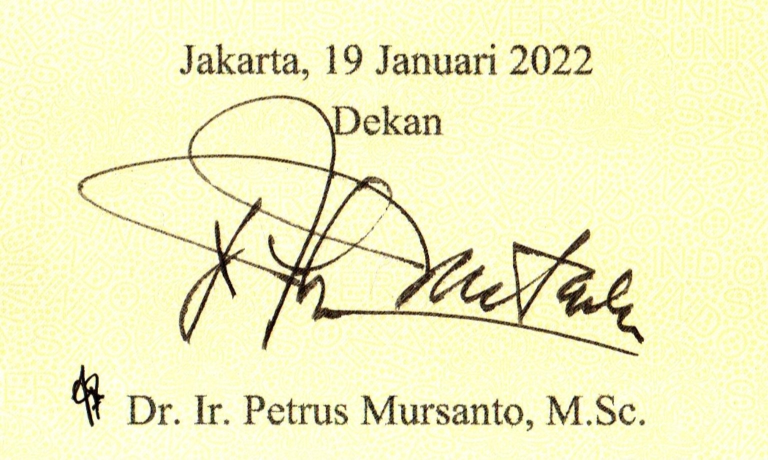
#> input picture data/test/present/present_1.jpg, 1536 x 919 px (shown at 1/2 size)
$ python signature_detector.py
#> lines starting #> are read from the running program, lines starting #| are printed output that depends on the picture; after the words box and inside, x2 and y2 are one past the last pixel; in counts of white or black regions, pixels touching at a corner belong together
from pathlib import Path
import csv
import cv2
import numpy as np
import shutil

BASE_DIR = Path(__file__).resolve().parent.parent
PRESENT_DIR = BASE_DIR / "data" / "test" / "present"
ABSENT_DIR = BASE_DIR / "data" / "test" / "absent"
OUTPUT_DIR = BASE_DIR / "outputs"

GLOBAL_T = 180
RATIO_LIMIT = 0.03
OTSU_MAX_RATIO = 0.18
LOW_VARIATION = 5.0

# ROI relatif terhadap gambar input.
# Gambar yang diberikan sudah berupa crop area tanda tangan.
ROI_X1, ROI_Y1 = 0.03, 0.26
ROI_X2, ROI_Y2 = 0.88, 0.72


def crop_signature_area(image):
    h, w = image.shape[:2]
    x1, x2 = int(ROI_X1 * w), int(ROI_X2 * w)
    y1, y2 = int(ROI_Y1 * h), int(ROI_Y2 * h)
    return image[y1:y2, x1:x2]


def morphology(binary):
    kernel = cv2.getStructuringElement(cv2.MORPH_ELLIPSE, (3, 3))
    result = cv2.morphologyEx(binary, cv2.MORPH_OPEN, kernel, iterations=1)
    result = cv2.morphologyEx(result, cv2.MORPH_CLOSE, kernel, iterations=1)
    return result


def segment(gray):
    # Global threshold
    _, global_bin = cv2.threshold(
        gray, GLOBAL_T, 255, cv2.THRESH_BINARY_INV
    )
    global_morph = morphology(global_bin)

    # Otsu threshold
    otsu_t, otsu_bin = cv2.threshold(
        gray, 0, 255, cv2.THRESH_BINARY_INV + cv2.THRESH_OTSU
    )
    otsu_morph = morphology(otsu_bin)

    global_ratio = cv2.countNonZero(global_morph) / global_morph.size
    otsu_ratio = cv2.countNonZero(otsu_morph) / otsu_morph.size

    # Otsu dapat menjadi tidak wajar pada ROI kosong/hampir seragam.
    # Dalam kondisi tersebut digunakan hasil global.
    if gray.std() < LOW_VARIATION or otsu_ratio > OTSU_MAX_RATIO:
        selected_name = "Global (fallback)"
        selected = global_morph
    else:
        selected_name = "Otsu"
        selected = otsu_morph

    return {
        "global_raw": global_bin,
        "global": global_morph,
        "otsu_raw": otsu_bin,
        "otsu": otsu_morph,
        "global_threshold": GLOBAL_T,
        "otsu_threshold": float(otsu_t),
        "global_foreground": cv2.countNonZero(global_morph),
        "global_ratio": global_ratio,
        "otsu_foreground": cv2.countNonZero(otsu_morph),
        "otsu_ratio": otsu_ratio,
        "selected_method": selected_name,
        "selected": selected,
    }


def analyze_image(path, expected):
    image = cv2.imread(str(path))
    if image is None:
        raise ValueError(f"Gagal membaca gambar: {path}")

    roi = crop_signature_area(image)
    gray = cv2.cvtColor(roi, cv2.COLOR_BGR2GRAY)
    result = segment(gray)

    selected_foreground = cv2.countNonZero(result["selected"])
    selected_ratio = selected_foreground / result["selected"].size
    prediction = (
        "SIGNATURE PRESENT"
        if selected_ratio >= RATIO_LIMIT
        else "SIGNATURE ABSENT"
    )

    return {
        "file": path.name,
        "expected": expected,
        "prediction": prediction,
        "selected_method": result["selected_method"],
        "global_threshold": result["global_threshold"],
        "otsu_threshold": round(result["otsu_threshold"], 2),
        "global_foreground": result["global_foreground"],
        "global_ratio": round(result["global_ratio"], 4),
        "otsu_foreground": result["otsu_foreground"],
        "otsu_ratio": round(result["otsu_ratio"], 4),
        "selected_foreground": selected_foreground,
        "selected_ratio": round(selected_ratio, 4),
    }, gray, result


def save_comparison(path, expected, output_path):
    image = cv2.imread(str(path))
    roi = crop_signature_area(image)
    gray = cv2.cvtColor(roi, cv2.COLOR_BGR2GRAY)
    result = segment(gray)

    panels = [
        ("Grayscale", gray),
        ("Global threshold", result["global_raw"]),
        ("Otsu threshold", result["otsu_raw"]),
        ("Otsu + morphology", result["otsu"]),
    ]

    height, width = gray.shape
    panel_images = []
    for title, panel in panels:
        if panel.ndim == 2:
            panel = cv2.cvtColor(panel, cv2.COLOR_GRAY2BGR)
        panel = cv2.resize(panel, (width // 2, height // 2))
        cv2.putText(panel, title, (15, 30), cv2.FONT_HERSHEY_SIMPLEX,
                    0.75, (0, 0, 255), 2, cv2.LINE_AA)
        panel_images.append(panel)

    top = cv2.hconcat(panel_images[:2])
    bottom = cv2.hconcat(panel_images[2:])
    comparison = cv2.vconcat([top, bottom])

    cv2.imwrite(str(output_path), comparison)


def main():
    OUTPUT_DIR.mkdir(exist_ok=True)

    rows = []
    files = []

    for p in sorted(PRESENT_DIR.glob("*.jpg")):
        files.append((p, "SIGNATURE PRESENT"))
#> pass 2 of the loop in main, `for p in sorted(PRESENT_DIR.glob("*.jpg")):`:
#> pass 3 of the loop in main, `for p in sorted(PRESENT_DIR.glob("*.jpg")):`:

    for p in sorted(ABSENT_DIR.glob("*.jpg")):
        files.append((p, "SIGNATURE ABSENT"))
#> pass 2 of the loop in main, `for p in sorted(ABSENT_DIR.glob("*.jpg")):`:
#> pass 3 of the loop in main, `for p in sorted(ABSENT_DIR.glob("*.jpg")):`:

    for path, expected in files:
        row, _, _ = analyze_image(path, expected)
#> in analyze_image, image is the input picture: shape (919, 1536, 3); mean B, G, R 193, 240.2, 241.1
#> in segment, `_, global_bin = cv2.threshold( gray, GLOBAL_T, 255, cv2.THRESH_BINARY_..`:
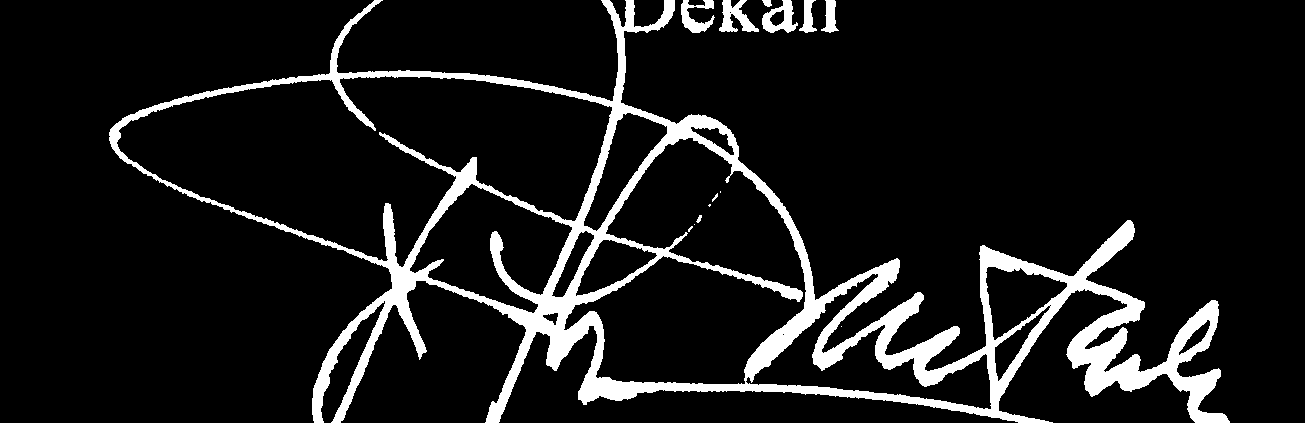
#> global_bin: shape (423, 1305); 10.2% white; 14 white regions (5 under 20 px), largest, box (x1, y1, x2, y2) and area: (109, 0, 1230, 423) 53801, (719, 0, 759, 32) 646, (762, 0, 798, 33) 600
#> in segment, `otsu_t, otsu_bin = cv2.threshold( gray, 0, 255, cv2.THRESH_BINARY_INV ..`: otsu_t = 161
#> in segment, `global_ratio = cv2.countNonZero(global_morph) / global_morph.size`: global_ratio = 0.102
#> in segment, `otsu_ratio = cv2.countNonZero(otsu_morph) / otsu_morph.size`: otsu_ratio = 0.0946
#> in analyze_image, `result = segment(gray)`: result = 12 items
#> in analyze_image, `selected_foreground = cv2.countNonZero(result["selected"])`: selected_foreground = 52234
#> in analyze_image, `selected_ratio = selected_foreground / result["selected"].size`: selected_ratio = 0.0946
#> in analyze_image, `prediction = ( "SIGNATURE PRESENT" if selected_ratio >= RATIO_LIMIT el..`: prediction = 'SIGNATURE PRESENT'
#> row = 12 items
        rows.append(row)
#> pass 2 of the loop in main, `for path, expected in files:`:
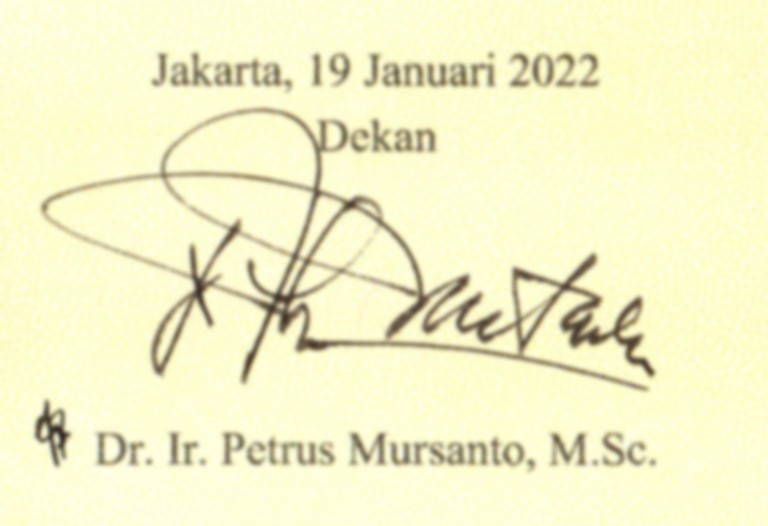
#> input picture data/test/present/present_2.jpg, 1536 x 1052 px (shown at 1/2 size)
#> in analyze_image, image is the input picture: shape (1052, 1536, 3); mean B, G, R 200.1, 242, 243.4
#> in segment (call 2), `_, global_bin = cv2.threshold( gray, GLOBAL_T, 255, cv2.THRESH_BINARY_..`:
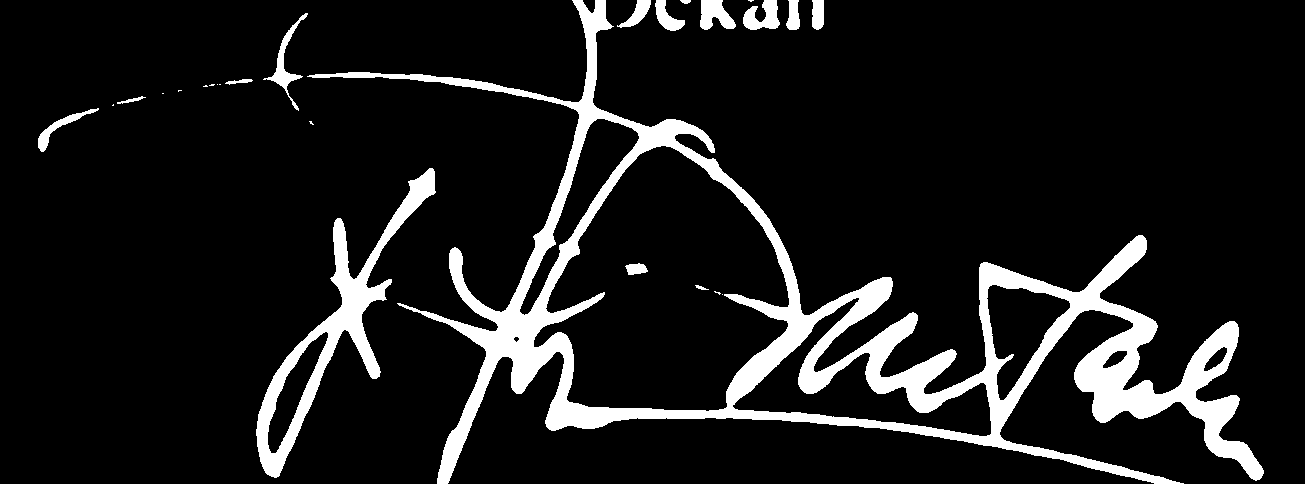
#> global_bin: shape (484, 1305); 10.8% white; 26 white regions (11 under 20 px), largest, box (x1, y1, x2, y2) and area: (307, 0, 1264, 484) 54582, (256, 168, 436, 478) 8724, (263, 13, 308, 111) 735
#> in segment (call 2), `otsu_t, otsu_bin = cv2.threshold( gray, 0, 255, cv2.THRESH_BINARY_INV ..`:
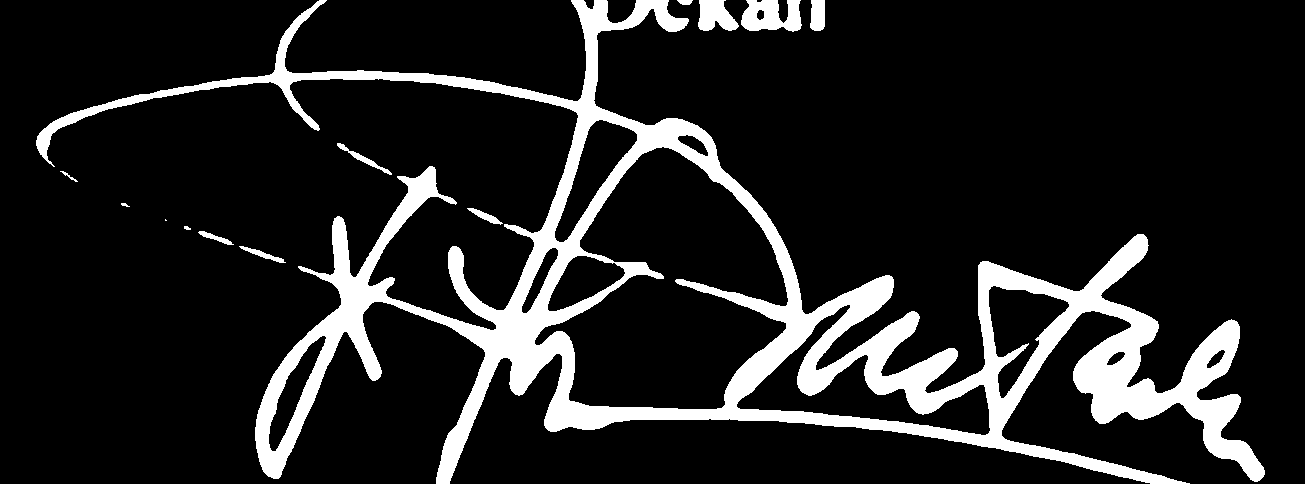
#> otsu_bin: shape (484, 1305); 13.6% white; 13 white regions (1 under 20 px), largest, box (x1, y1, x2, y2) and area: (36, 0, 1265, 484) 82105, (741, 0, 802, 32) 1422, (698, 0, 739, 31) 901
#> otsu_t = 196
#> global_ratio = 0.107
#> otsu_ratio = 0.136
#> selected_foreground = 85786
#> selected_ratio = 0.136
#> pass 3 of the loop in main, `for path, expected in files:`:
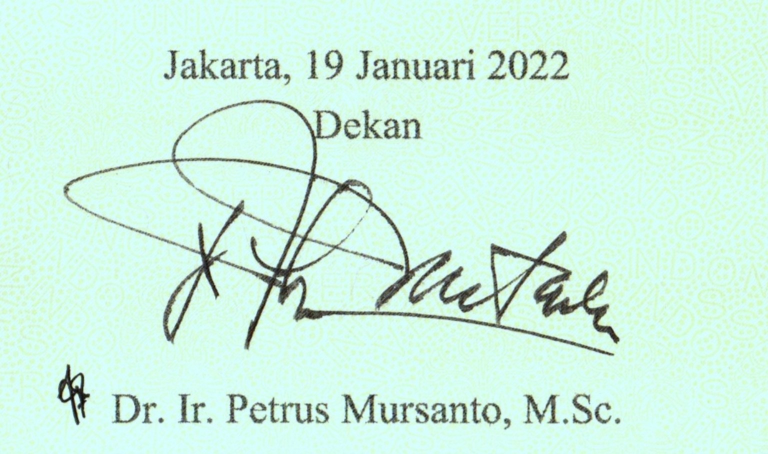
#> input picture data/test/present/present_3.jpg, 1536 x 908 px (shown at 1/2 size)
#> in analyze_image, image is the input picture: shape (908, 1536, 3); mean B, G, R 225.9, 242.1, 206.3
#> in segment (call 3), `_, global_bin = cv2.threshold( gray, GLOBAL_T, 255, cv2.THRESH_BINARY_..`:
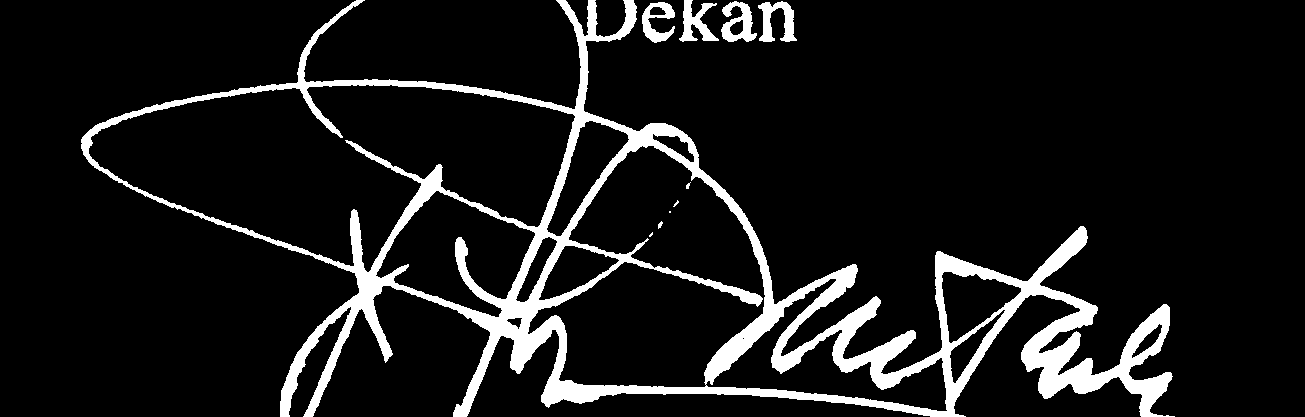
#> global_bin: shape (417, 1305); 10% white; 10 white regions (4 under 20 px), largest, box (x1, y1, x2, y2) and area: (81, 0, 1175, 417) 51431, (758, 1, 797, 42) 829, (721, 1, 757, 42) 790, (679, 0, 719, 42) 773, (642, 2, 675, 43) 676, (658, 221, 663, 229) 23
#> in segment (call 3), `otsu_t, otsu_bin = cv2.threshold( gray, 0, 255, cv2.THRESH_BINARY_INV ..`:
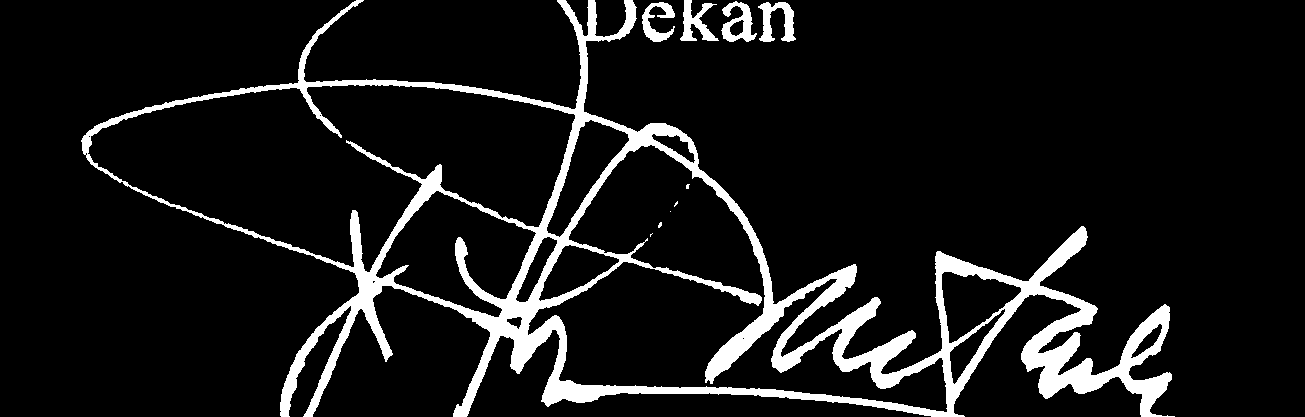
#> otsu_bin: shape (417, 1305); 9.4% white; 10 white regions (5 under 20 px), largest, box (x1, y1, x2, y2) and area: (81, 0, 1175, 417) 48504, (758, 2, 796, 42) 776, (721, 1, 757, 42) 730, (680, 0, 719, 41) 717, (642, 2, 675, 42) 621
#> otsu_t = 168
#> global_ratio = 0.1
#> otsu_ratio = 0.0943
#> selected_foreground = 51340
#> selected_ratio = 0.0943
#> the loop made 6 passes; the first 3 are shown

    csv_path = OUTPUT_DIR / "results.csv"
    fieldnames = list(rows[0].keys())
    with csv_path.open("w", newline="", encoding="utf-8") as f:
        writer = csv.DictWriter(f, fieldnames=fieldnames)
        writer.writeheader()
        writer.writerows(rows)

    # Buat contoh visual dari satu data present dan satu data absent.
    save_comparison(
        PRESENT_DIR / "present_1.jpg",
        "SIGNATURE PRESENT",
        OUTPUT_DIR / "comparison_present.png",
    )
#> in save_comparison, `result = segment(gray)`: result = 12 items
#> the loop in save_comparison, `for title, panel in panels:` made 4 passes
#> title on passes 1 to 4: 'Grayscale', 'Global threshold', 'Otsu threshold', 'Otsu + morphology'
#> pass 1, in save_comparison, `panel = cv2.resize(panel, (width // 2, height // 2))`:
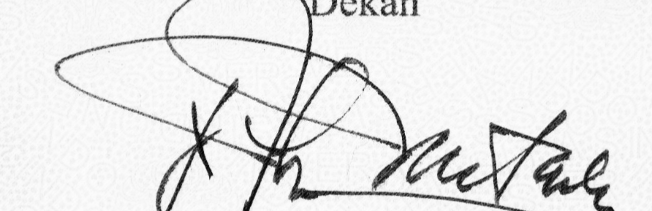
#> panel: shape (211, 652, 3); min 3, max 253, mean 229
#> after the loop in save_comparison, `for title, panel in panels:`: panel_images = 4 items
    # comparison.png disiapkan sebagai output utama.
    shutil.copy2(
        OUTPUT_DIR / "comparison_present.png",
        OUTPUT_DIR / "comparison.png",
    )
    save_comparison(
        ABSENT_DIR / "absent_1.jpg",
        "SIGNATURE ABSENT",
        OUTPUT_DIR / "comparison_absent.png",
    )
#> call 2 of save_comparison, with expected = 'SIGNATURE ABSENT'
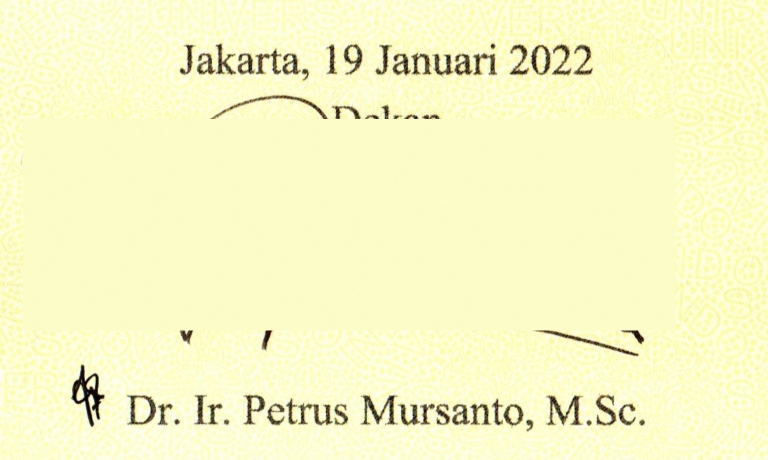
#> input picture data/test/absent/absent_1.jpg, 1536 x 919 px (shown at 1/2 size)
#> in save_comparison, image is the input picture: shape (919, 1536, 3); mean B, G, R 197.8, 247, 247.2
#> in crop_signature_area (call 8), `return image[y1:y2, x1:x2]`:
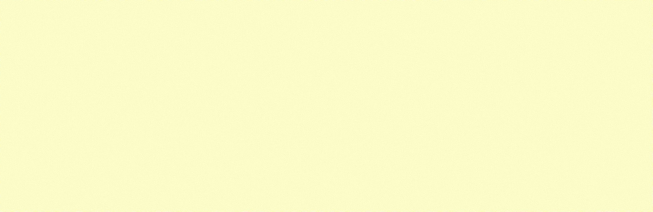
#> returned value: shape (423, 1305, 3) (shown at 1/2 size); mean of channels 0, 1, 2 199.5, 251.5, 251.5; drawn as B, G, R
#> in segment (call 8), `otsu_t, otsu_bin = cv2.threshold( gray, 0, 255, cv2.THRESH_BINARY_INV ..`:
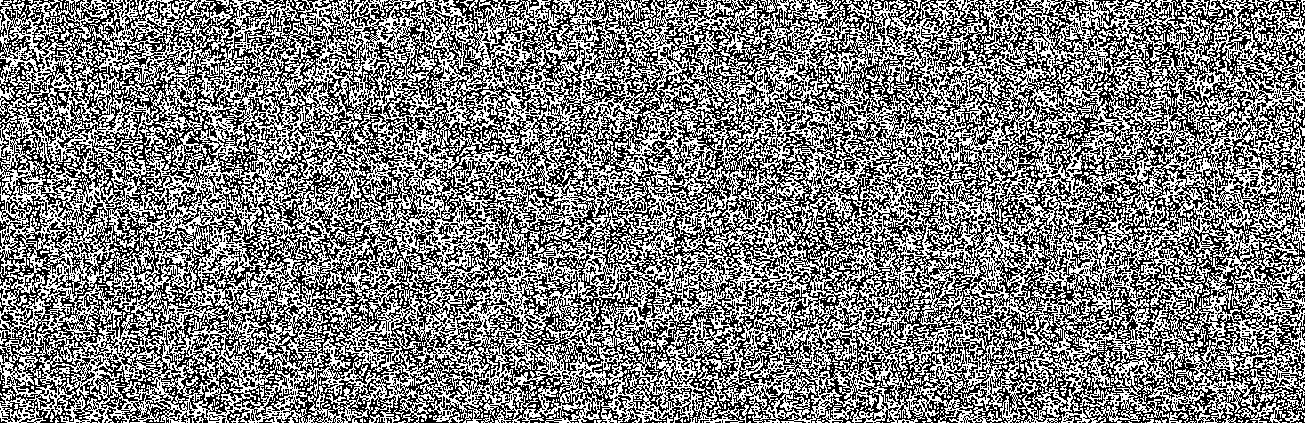
#> otsu_bin: shape (423, 1305); 49.7% white in thin lines or dots
#> in segment (call 8), `otsu_t, otsu_bin = cv2.threshold( gray, 0, 255, cv2.THRESH_BINARY_INV ..`: otsu_t = 245
#> in morphology (call 16), `result = cv2.morphologyEx(result, cv2.MORPH_CLOSE, kernel, iterations=1)`:
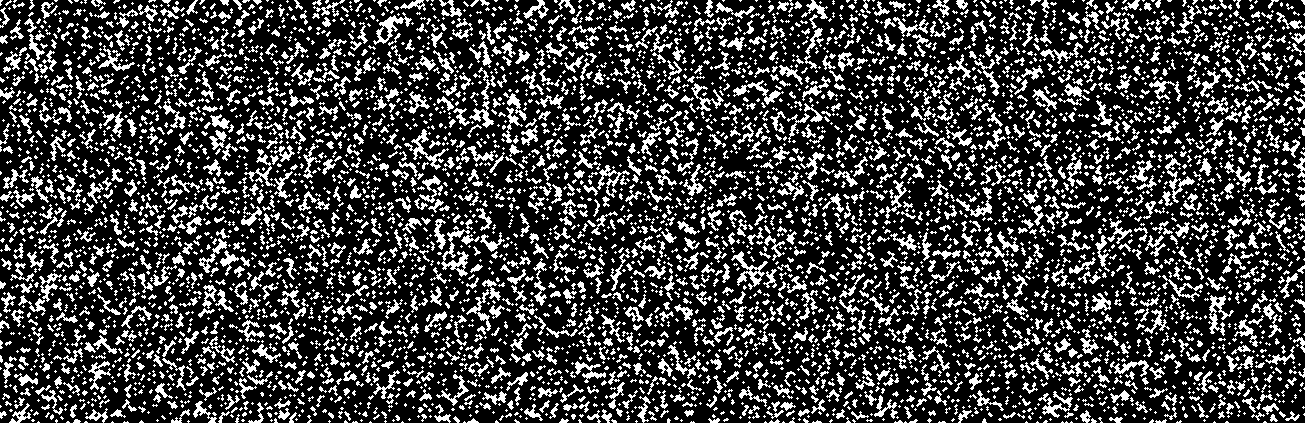
#> result: shape (423, 1305); 25.2% white in thin lines or dots
#> in segment (call 8), `global_ratio = cv2.countNonZero(global_morph) / global_morph.size`: global_ratio = 0
#> in segment (call 8), `otsu_ratio = cv2.countNonZero(otsu_morph) / otsu_morph.size`: otsu_ratio = 0.252
#> the loop in save_comparison (call 2), `for title, panel in panels:` made 4 passes
#> in save_comparison (call 2), `comparison = cv2.vconcat([top, bottom])`:
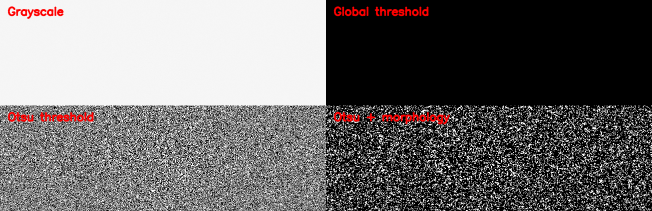
#> comparison: shape (422, 1304, 3) (shown at 1/2 size); mean of channels 0, 1, 2 108.1, 108.1, 110.9; drawn as B, G, R

    correct = sum(r["expected"] == r["prediction"] for r in rows)
    accuracy = correct / len(rows) * 100

    print("\nHasil pengujian:")
    print("-" * 100)
    for r in rows:
        print(
            f'{r["file"]:15} {r["expected"]:18} {r["prediction"]:18} '
            f'{r["selected_method"]:18} ratio={r["selected_ratio"]:.4f}'
        )
    print("-" * 100)
    print(f"Benar   : {correct}/{len(rows)}")
    print(f"Accuracy: {accuracy:.2f}%")
    print(f"\nHasil disimpan di: {OUTPUT_DIR}")


if __name__ == "__main__":
    main()
